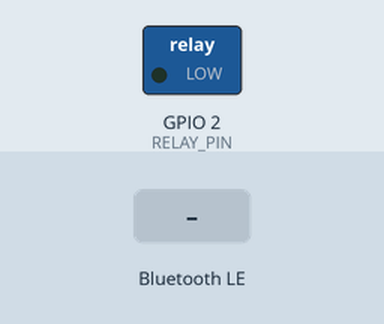
Recording of a sketch running on a simulated ESP32-S3. Parts: switched loads named in the sketch (green lamp = pin HIGH). The test bench sets the inputs (shaded band). Nothing arrives over Bluetooth unless stated; a phone connects over Bluetooth LE 3 s after start; what the sketch prints to the serial monitor is not drawn.

Above: at 2.8 s.
2.9 s: Bluetooth LE write "start" received
At 3.9 s:
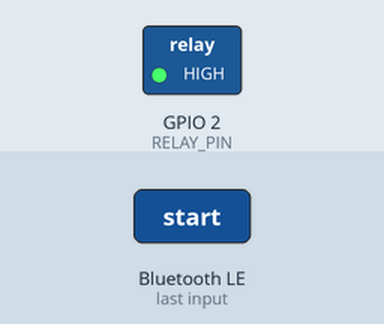
10.6 s: Bluetooth LE write "pause" received
At 11.9 s:
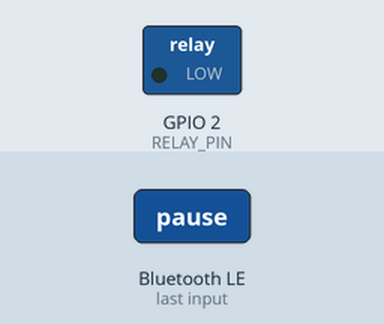
Timing chart, 0 to 13.6 s (numbered marks = the images above; inputs shaded):
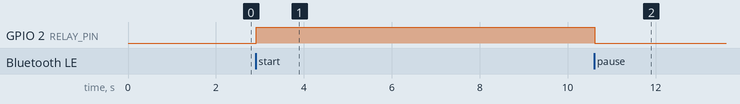

The sketch:

TW03V1.0.ino
```cpp
/**
 * ==============================================================================
 *  Momcozy TW03 毛巾加热桶 Demo —— ESP32-S3 蓝牙 (BLE) 控制固件  v2.0
 *  硬件: ESP32-S3-N16R8 开发板 (16MB Flash / 8MB OPI PSRAM / BLE 5.0)
 * ==============================================================================
 *
 *  通信协议 (与网页 Demo script.js 保持一致)
 *  ------------------------------------------------------------------
 *  BLE 服务: Nordic UART Service (NUS)
 *    Service : 6E400001-B5A3-F393-E0A9-E50E24DCCA9E
 *    RX(写)  : 6E400002-...  网页 -> 主板
 *    TX(通知): 6E400003-...  主板 -> 网页
 *  指令格式: "消息||值\0"  例如 "start||1\0"、"pause||0\0"
 *    start  -> 继电器吸合 (加热开始)
 *    pause  -> 继电器断开 (stop / off 同义)
 *    ping   -> 回复 "PONG"
 *    status -> 回复 "RELAY:ON" / "RELAY:OFF"
 *  同时支持 USB 串口输入同样的指令 (以换行或 \0 结尾)，方便调试。
 *
 *  接线
 *  ------------------------------------------------------------------
 *    继电器 IN  -> GPIO 2
 *    继电器 VCC -> 5V (3.3V 继电器接 3V3)
 *    继电器 GND -> GND
 *    (运行状态通过串口监视器查看，不使用任何指示灯)
 *
 *  Arduino IDE 设置 (工具菜单)
 *  ------------------------------------------------------------------
 *    开发板          : ESP32S3 Dev Module   (esp32 by Espressif, 3.x)
 *    Flash Size      : 16MB (128Mb)
 *    PSRAM           : Disabled  (本程序不需要 PSRAM，禁用最稳定)
 *    Partition Scheme: Huge APP (3MB No OTA/1MB SPIFFS)
 *    USB CDC On Boot : 插 "USB" 口 -> Enabled ；插 "COM" 口 -> Disabled
 *    串口监视器波特率: 115200
 * ==============================================================================
 */

#include <Arduino.h>
#include <BLEDevice.h>
#include <BLEServer.h>
#include <BLEUtils.h>
#include <BLE2902.h>
#include "freertos/FreeRTOS.h"
#include "freertos/queue.h"

// ============================== 配置区 ==============================
#define DEVICE_NAME   "TW03-S3"          // 广播名 (保持简短，避免广播包超过 31 字节)
#define SERVICE_UUID  "6E400001-B5A3-F393-E0A9-E50E24DCCA9E"
#define RX_UUID       "6E400002-B5A3-F393-E0A9-E50E24DCCA9E"
#define TX_UUID       "6E400003-B5A3-F393-E0A9-E50E24DCCA9E"

static const int  RELAY_PIN        = 2;     // 继电器控制脚
static const bool RELAY_ACTIVE_HIGH = true; // 低电平触发的继电器模块改为 false

static const size_t CMD_MAX_LEN = 64;

// ============================== 全局状态 ==============================
static BLEServer         *gServer = nullptr;
static BLECharacteristic *gTx     = nullptr;

static volatile bool gConnected      = false;
static volatile bool gNeedReAdvertise = false;
static bool          gRelayOn        = false;

static QueueHandle_t gCmdQueue = nullptr;   // BLE 回调 -> 主循环 的命令队列

struct CmdMsg { char text[CMD_MAX_LEN]; };

// ============================== 工具函数 ==============================
static void setRelay(bool on) {
  gRelayOn = on;
  digitalWrite(RELAY_PIN, (on == RELAY_ACTIVE_HIGH) ? HIGH : LOW);
}

static void bleNotify(const String &msg) {
  if (!gConnected || gTx == nullptr) return;
  gTx->setValue((uint8_t *)msg.c_str(), msg.length());
  gTx->notify();
}

static void reply(const String &msg) {
  Serial.print("[回执] ");
  Serial.println(msg);
  bleNotify(msg);
}

// 去掉 \0 \r \n 及首尾空格，拆分 "消息||值"
static void parseCommand(String raw, String &msg, String &val) {
  int z = raw.indexOf('\0');
  if (z >= 0) raw = raw.substring(0, z);
  raw.replace("\r", "");
  raw.replace("\n", "");
  raw.trim();

  int sep = raw.indexOf("||");
  if (sep >= 0) {
    msg = raw.substring(0, sep);
    val = raw.substring(sep + 2);
  } else {
    msg = raw;
    val = "";
  }
  msg.trim();
  val.trim();
  msg.toLowerCase();
}

static void handleCommand(const String &raw, const char *source) {
  String msg, val;
  parseCommand(raw, msg, val);
  if (msg.length() == 0) return;

  Serial.printf("[%s] 指令: %s  值: %s\n", source, msg.c_str(), val.c_str());

  if (msg == "start" || msg == "on") {
    setRelay(true);
    reply("RELAY:ON");
  } else if (msg == "pause" || msg == "stop" || msg == "off") {
    setRelay(false);
    reply("RELAY:OFF");
  } else if (msg == "ping") {
    reply("PONG");
  } else if (msg == "status") {
    reply(gRelayOn ? "RELAY:ON" : "RELAY:OFF");
  } else {
    reply("ERR:UNKNOWN:" + msg);
  }
}

// ============================== BLE 回调 ==============================
// 注意: 回调运行在蓝牙协议栈任务中，只做最少的事情 (置标志/入队)，
//       打印和 IO 操作全部放到 loop() 中执行，避免栈溢出导致重启。
class ServerCB : public BLEServerCallbacks {
  void onConnect(BLEServer *) override {
    gConnected = true;
  }
  void onDisconnect(BLEServer *) override {
    gConnected = false;
    gNeedReAdvertise = true;
  }
};

class RxCB : public BLECharacteristicCallbacks {
  void onWrite(BLECharacteristic *c) override {
    String v = String(c->getValue().c_str());
    if (v.length() == 0 || gCmdQueue == nullptr) return;
    CmdMsg m;
    strncpy(m.text, v.c_str(), CMD_MAX_LEN - 1);
    m.text[CMD_MAX_LEN - 1] = '\0';
    xQueueSend(gCmdQueue, &m, 0);
  }
};

// ============================== 初始化 BLE ==============================
static void startBle() {
  BLEDevice::init(DEVICE_NAME);

  gServer = BLEDevice::createServer();
  gServer->setCallbacks(new ServerCB());

  BLEService *svc = gServer->createService(SERVICE_UUID);

  gTx = svc->createCharacteristic(TX_UUID, BLECharacteristic::PROPERTY_NOTIFY);
  gTx->addDescriptor(new BLE2902());

  BLECharacteristic *rx = svc->createCharacteristic(
      RX_UUID,
      BLECharacteristic::PROPERTY_WRITE | BLECharacteristic::PROPERTY_WRITE_NR);
  rx->setCallbacks(new RxCB());

  svc->start();

  BLEAdvertising *adv = BLEDevice::getAdvertising();
  adv->addServiceUUID(SERVICE_UUID);
  adv->setScanResponse(true);      // 设备名放到扫描响应包里
  adv->setMinPreferred(0x06);
  adv->setMaxPreferred(0x12);
  BLEDevice::startAdvertising();
}

// ============================== setup ==============================
void setup() {
  Serial.begin(115200);
  unsigned long t0 = millis();
  while (!Serial && millis() - t0 < 2000) delay(10);   // 等待原生 USB 枚举

  Serial.println();
  Serial.println("==========================================");
  Serial.println("  Momcozy TW03 - ESP32-S3 BLE 固件 v2.0");
  Serial.println("==========================================");

  // 保留芯片 Brownout 保护，不用软件屏蔽欠压复位。
  // 先等待 USB/电源稳定，再初始化外设。
  Serial.println("[BOOT] 串口已启动，等待电源稳定...");
  delay(1500);

  // 继电器第一时间置为断开，防止上电误动作
  Serial.printf("[BOOT] 初始化继电器 GPIO %d...\n", RELAY_PIN);
  pinMode(RELAY_PIN, OUTPUT);
  setRelay(false);
  delay(100);

  gCmdQueue = xQueueCreate(16, sizeof(CmdMsg));
  if (gCmdQueue == nullptr) {
    Serial.println("[错误] 创建命令队列失败，停止启动");
    while (true) delay(1000);
  }

  Serial.println("[BLE] 正在启动...");
  startBle();
  Serial.printf("[BLE] 广播中，设备名: %s\n", DEVICE_NAME);
  Serial.println("[提示] 在 Demo 右上角点击 📶 进行连接；串口可直接输入 start / pause 测试");
}

// ============================== loop ==============================
void loop() {
  static bool lastConnected = false;

  // 1) 连接状态变化
  if (gConnected != lastConnected) {
    lastConnected = gConnected;
    if (gConnected) {
      Serial.println("[BLE] ✅ 网页已连接");
    } else {
      Serial.println("[BLE] 🔌 网页已断开");
      // 安全策略：断开连接时自动关闭继电器，避免持续加热
      if (gRelayOn) {
        setRelay(false);
        Serial.println("[安全] 连接断开，继电器已自动关闭");
      }
    }
  }

  // 2) 断开后重新广播
  if (gNeedReAdvertise) {
    gNeedReAdvertise = false;
    delay(300);
    BLEDevice::startAdvertising();
    Serial.println("[BLE] 重新广播，等待连接...");
  }

  // 3) 处理蓝牙收到的指令
  CmdMsg m;
  while (gCmdQueue && xQueueReceive(gCmdQueue, &m, 0) == pdTRUE) {
    handleCommand(String(m.text), "BLE");
  }

  // 4) 处理 USB 串口指令 (以 \n 或 \0 结尾)
  static String serialBuf;
  while (Serial.available() > 0) {
    char ch = (char)Serial.read();
    if (ch == '\n' || ch == '\0') {
      if (serialBuf.length() > 0) handleCommand(serialBuf, "USB");
      serialBuf = "";
    } else if (serialBuf.length() < CMD_MAX_LEN) {
      serialBuf += ch;
    }
  }

  // 5) 心跳日志 (10 秒一次)
  static unsigned long lastBeat = 0;
  if (millis() - lastBeat > 10000) {
    lastBeat = millis();
    Serial.printf("[心跳] BLE:%s  继电器:%s  可用内存:%u B\n",
                  gConnected ? "已连接" : "广播中",
                  gRelayOn ? "开" : "关",
                  (unsigned)ESP.getFreeHeap());
  }

  delay(10);
}
```

Measured:
- after the input at 2.9 s, GPIO 2 (RELAY_PIN): LOW → HIGH at once
- after the input at 10.6 s, GPIO 2 (RELAY_PIN): HIGH → LOW at once
